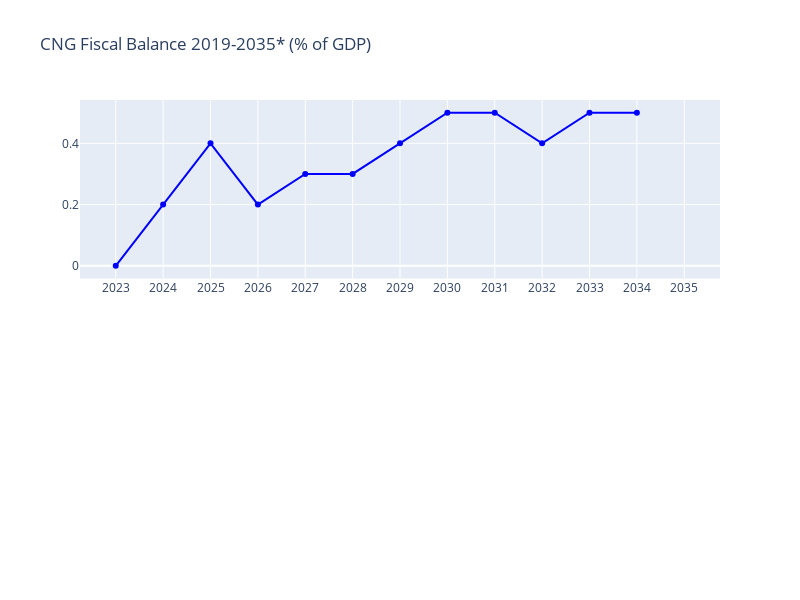

Notebook source saved alongside this figure:
### Code cell
import plotly.express as px
import plotly.graph_objects as go
from plotly.offline import plot, iplot, init_notebook_mode
from plotly.subplots import make_subplots
init_notebook_mode(connected=True)

df_1 = data_g35_1_graph.copy()
df_2 = data_g35_2_graph.copy()

fig = make_subplots(rows=2, cols=1)

fig.add_trace(
    go.Scatter(x=df_1[df_1.KPI == "MTFF 2023"]['Year'], y=df_1[df_1.KPI == "MTFF 2023"]['% GDP'], name="MTFF 2023", marker = {"color": "Blue"}),
    row=1, col=1
)

fig.append_trace(dict(type='scatter',
                                   x=df_1[df_1.KPI == "MTFF 2024"]['Year'],
                                   y=df_1[df_1.KPI == "MTFF 2024"]['% GDP'],
                                   mode='lines',
                      name="MTFF 2024",
                                   line=dict(color='Yellow')),
    
                 1, 1)


fig.update_layout(height=600, width=800, title_text="CNG Fiscal Balance 2019-2035* (% of GDP)")
fig.show()


fig.write_html('./G35.html')

### Figure 1 — Plotly figure (JSON) as saved in the notebook; plotly's stock layout.template omitted (floating-point values rounded to 4 significant figures)
{"data": [{"marker": {"color": "Blue"}, "name": "MTFF 2023", "type": "scatter", "x": ["2023", "2024", "2025", "2026", "2027", "2028", "2029", "2030", "2031", "2032", "2033", "2034", "2035"], "xaxis": "x", "y": [0, 0.2, 0.4, 0.2, 0.3, 0.3, 0.4, 0.5, 0.5, 0.4, 0.5, 0.5, null], "yaxis": "y"}, {"line": {"color": "Yellow"}, "mode": "lines", "name": "MTFF 2024", "type": "scatter", "x": [], "xaxis": "x", "y": [], "yaxis": "y"}], "layout": {"height": 600, "title": {"text": "CNG Fiscal Balance 2019-2035* (% of GDP)"}, "width": 800, "xaxis": {"anchor": "y", "autorange": true, "domain": [0, 1], "range": [-0.7546, 12.75], "type": "category"}, "xaxis2": {"anchor": "y2", "domain": [0, 1]}, "yaxis": {"anchor": "x", "autorange": true, "domain": [0.575, 1], "range": [-0.04138, 0.5414], "type": "linear"}, "yaxis2": {"anchor": "x2", "domain": [0, 0.425]}}}
